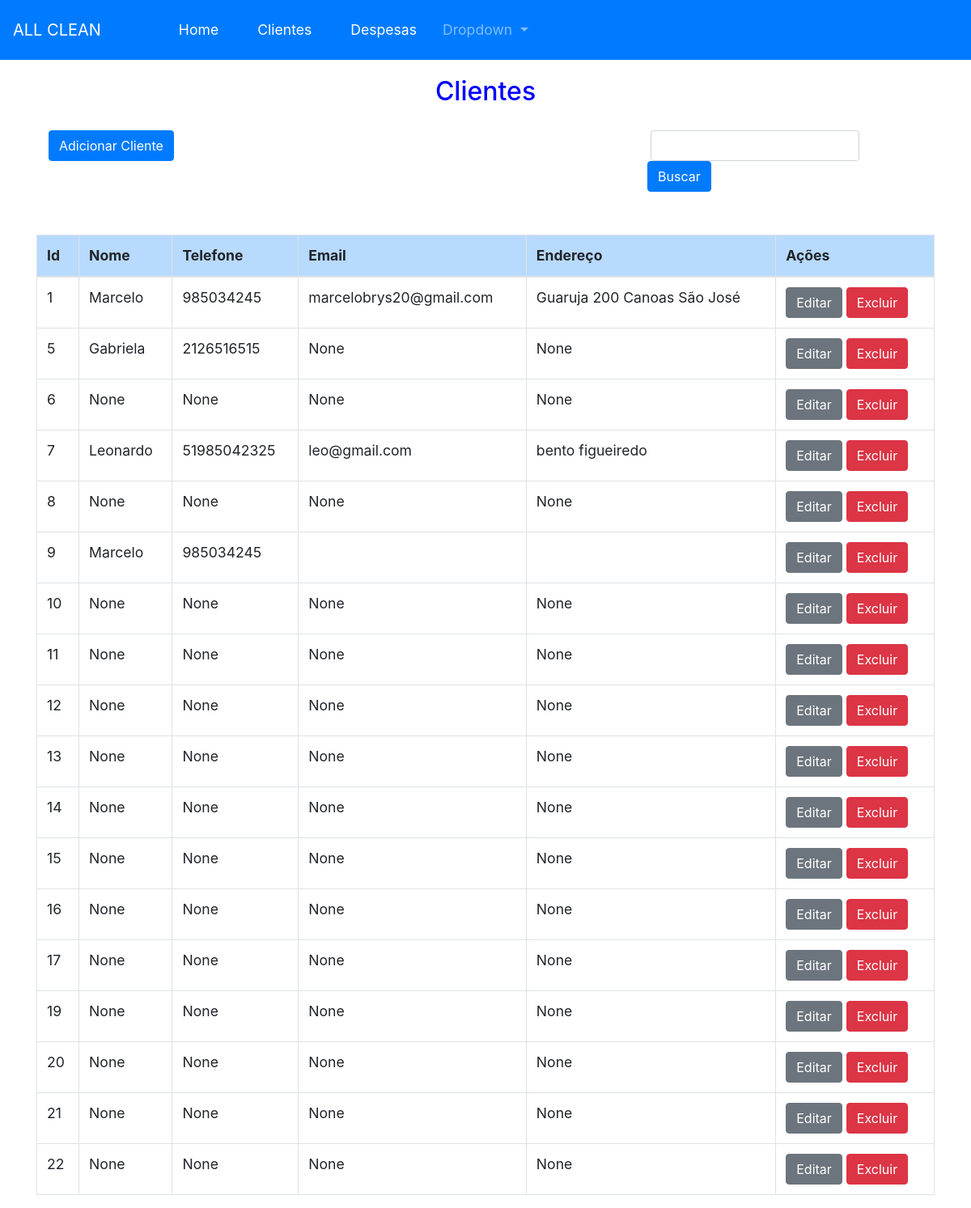
Before: /clientes with the older database file.
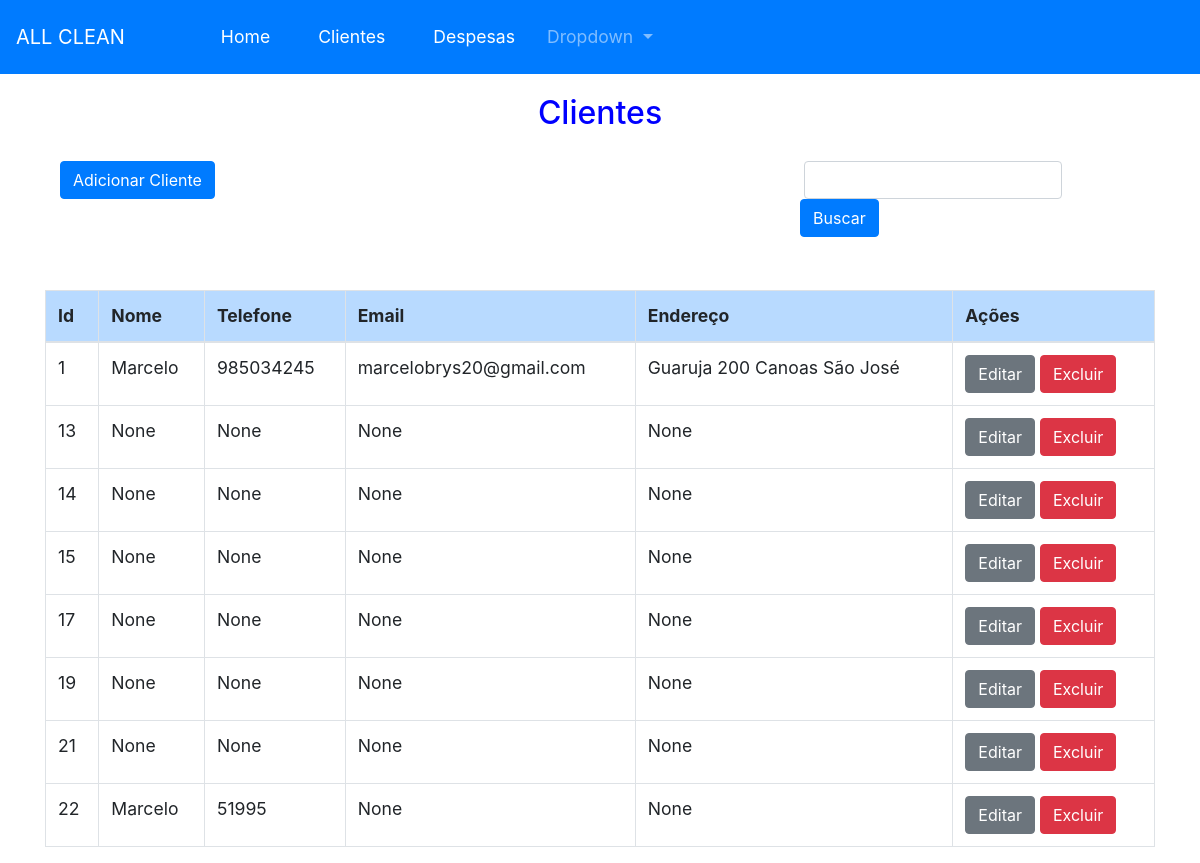
After: the same page with the newer database file.
### App.py (models this page shows, shortened)
class clientes(db.Model): # criando relacionamento entre banco de dados e sistema
    id = db.Column(db.Integer, primary_key=True)
    nome = db.Column(db.String(50))
    telefone = db.Column(db.String(50))
    email = db.Column(db.String(50))
    endereco = db.Column(db.String(50))

### App.py (the view)
@app.route('/clientes', methods = ['GET','POST'])
def rotaCliente():
    return render_template('clientes.html',clientes=clientes.query.all())

### Templates/clientes.html (shortened to what this page needs)
{% extends 'base.html' %}
{% block conteudo %}
   <h2 style = 'text-align: center; color: blue; padding: 20px;'>Clientes</h2>
    <div class="container">
        <div class="row">
            <div class ='col-sm'>
            <a href="{{url_for('novoCliente')}}"  class="btn btn-primary">Adicionar Cliente</a>
            </div>
            <div class="input-group col-4">
                <div class="form-outline px-1">
                  <input type="search" id="form1" class="form-control p-1" />
                </div>
                <button type="button" class="btn btn-primary"> Buscar
                </button>
              </div>
         </div>
      </div>
    </div>
    <br>
    <br>
    <div class="container">
    <table class="table table-bordered table-hover">
        <thead class="table-primary">
            <tr>
              <th scope="col">Id</th>
              <th scope="col">Nome</th>
              <th scope="col">Telefone</th>
              <th scope="col">Email</th>
              <th scope="col">Endereço</th>
              <th scope="col">Ações</th>
            </tr>
          </thead>
        <tbody>
            {% for cliente in clientes %}
            <tr>
                <td>{{cliente.id}}</td>
                <td>{{cliente.nome}}</td>
                <td>{{cliente.telefone}}</td>
                <td>{{cliente.email }}</td>
                <td>{{cliente.endereco }}</td>
                <td>
                    <a href="{{cliente.id}}/atualiza_cliente" class="btn btn-secondary btn-xs">Editar</a>
                    <a href="{{cliente.id}}/remove_cliente"
                    onclick="return confirm('Deseja excluir esse registro?')" class="btn btn-danger btn-xs">Excluir</a>
                </td>
            </tr>
        </div>
            {% endfor %}
{% endblock conteudo %}

### Templates/base.html (shortened to what this page needs)
<!DOCTYPE html>
<html lang="en">
<head>
    <link rel="stylesheet" href="https://stackpath.bootstrapcdn.com/bootstrap/4.1.3/css/bootstrap.min.css">
    <link rel="stylesheet" href="https://cdn.jsdelivr.net/npm/bootstrap@4.0.0/dist/css/bootstrap.min.css">
</head>
<body>
    <nav class="navbar navbar-expand-lg  navbar-dark bg-primary">
        <a class="navbar-brand" href="#">ALL CLEAN</a>
        <div class="collapse navbar-collapse" id="navbarSupportedContent">
          <ul class="navbar-nav mr-auto p-2 mx-5">
            <li class="nav-item active mx-3">
              <a class="nav-link" href="{{url_for('primeiraRota')}}">Home <span class="sr-only">(current)</span></a>
            </li>
            <li class="nav-item active mx-3">
              <a class="nav-link" href="{{url_for('rotaCliente')}}">Clientes</a>
            </li>
            <li class="nav-item active mx-3">
              <a class="nav-link" href="{{url_for('adicionar_despesas')}}">Despesas</a>
            </li>
            <li class="nav-item dropdown">
              <a class="nav-link dropdown-toggle" href="#" id="navbarDropdown" role="button" data-toggle="dropdown" aria-haspopup="true" aria-expanded="false">
                Dropdown
              </a>
            </li>
          </ul>
        </div>
      </nav>
      <div class="container">
    {% block conteudo %}
    {% endblock conteudo %}
</body>
</html>

### Templates/base.html (style rules this page uses)
body { font-size: 1.1em; }

Changed rows visible on the page:
removed clientes: id "5", nome "Gabriela", telefone "2126516515", email "None", endereco "None"
removed clientes: id "6", nome "None", telefone "None", email "None", endereco "None"
removed clientes: id "7", nome "Leonardo", telefone "51985042325", email "leo@gmail.com", endereco "bento figueiredo"
removed clientes: id "8", nome "None", telefone "None", email "None", endereco "None"
removed clientes: id "9", nome "Marcelo", telefone "985034245"
removed clientes: id "10", nome "None", telefone "None", email "None", endereco "None"
removed clientes: id "11", nome "None", telefone "None", email "None", endereco "None"
removed clientes: id "12", nome "None", telefone "None", email "None", endereco "None"
removed clientes: id "16", nome "None", telefone "None", email "None", endereco "None"
removed clientes: id "20", nome "None", telefone "None", email "None", endereco "None"
changed clientes id 22: nome "None" → "Marcelo"; telefone "None" → "51995"
